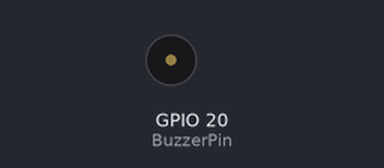
The program below on a simulated Raspberry Pi (BCM pin numbers). On the bench: buzzer (waves = sounding, pin HIGH).

Above: at 0.5 s.
Timing chart, 0 to 4.6 s (numbered marks = the images above):
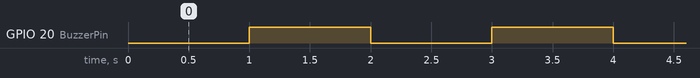

The program:

buzzer_1.py
```python
import RPi.GPIO as GPIO
import time

BuzzerPin = 20    # 有源蜂鸣器管脚定义

# GPIO设置函数
GPIO.setmode(GPIO.BCM)
GPIO.setwarnings(False)                       # 关闭GPIO警告提示
GPIO.setup(BuzzerPin, GPIO.OUT)     # 设置有源蜂鸣器管脚为输出模式
GPIO.output(BuzzerPin, GPIO.HIGH)   # 蜂鸣器设置为高电平，关闭蜂鸟器

#  打开蜂鸣器
def buzzer_on():
	GPIO.output(BuzzerPin, GPIO.LOW)  # 蜂鸣器为低电平触发，所以使能蜂鸣器让其发声
# 关闭蜂鸣器
def buzzer_off():
	GPIO.output(BuzzerPin, GPIO.HIGH) # 蜂鸣器设置为高电平，关闭蜂鸟器

# 控制蜂鸣器鸣叫
def beep(x):
	buzzer_on()     # 打开蜂鸣器控制
	time.sleep(x)            # 延时时间
	buzzer_off()    # 关闭蜂鸣器控制
	time.sleep(x)            # 延时时间

# 循环函数
def loop():
	while True:
		beep(1) # 控制蜂鸣器鸣叫，延时时间为500mm

def destroy():
	GPIO.output(BuzzerPin, GPIO.HIGH) # 关闭蜂鸣器鸣叫
	GPIO.cleanup()                     # 释放资源

# 程序入口
if __name__ == '__main__':
	try:                            # 检测异常
		loop()                      # 调用循环函数
	except KeyboardInterrupt:  # 当按下Ctrl+C时，将执行destroy()子程序。
		destroy()              # 释放资源
```

Measured:
- by itself, GPIO 20 (BuzzerPin): alternates HIGH for 1.0 s and LOW for 1.0 s
